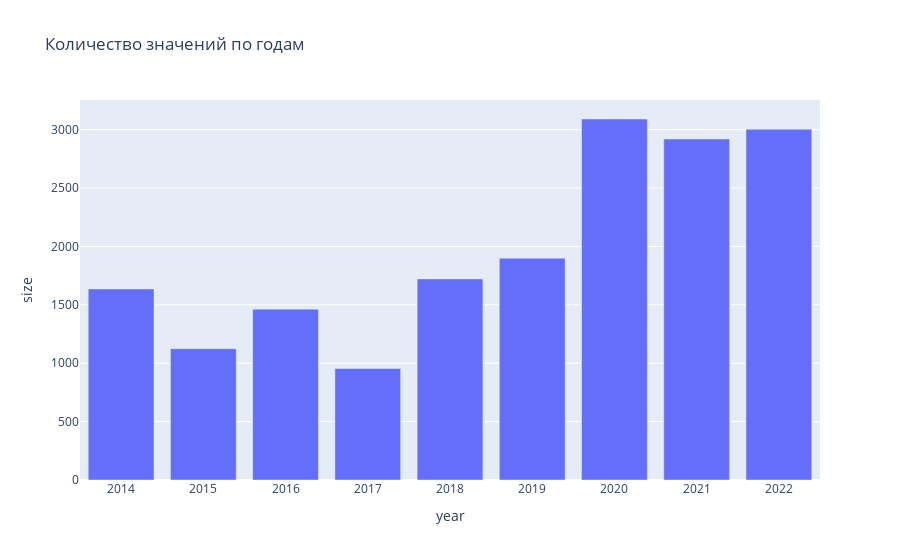

Here is the notebook cell this chart was saved with:
### Code cell
df_by_year = df.groupby(by=['year'], as_index=False).size()
fig = px.bar(df_by_year, x='year', y='size', title='Количество значений по годам')
fig.show()

### Figure 1 — Plotly figure (JSON) as saved in the notebook; plotly's stock layout.template omitted (floating-point values rounded to 4 significant figures)
{"data": [{"alignmentgroup": "True", "hovertemplate": "year=%{x}<br>size=%{y}<extra></extra>", "legendgroup": "", "marker": {"color": "#636efa", "pattern": {"shape": ""}}, "name": "", "offsetgroup": "", "orientation": "v", "showlegend": false, "textposition": "auto", "type": "bar", "x": [2014, 2015, 2016, 2017, 2018, 2019, 2020, 2021, 2022], "xaxis": "x", "y": [1636, 1124, 1463, 954, 1722, 1899, 3091, 2920, 3004], "yaxis": "y"}], "layout": {"barmode": "relative", "legend": {"tracegroupgap": 0}, "title": {"text": "Количество значений по годам"}, "xaxis": {"anchor": "y", "domain": [0, 1], "title": {"text": "year"}}, "yaxis": {"anchor": "x", "domain": [0, 1], "title": {"text": "size"}}}}
